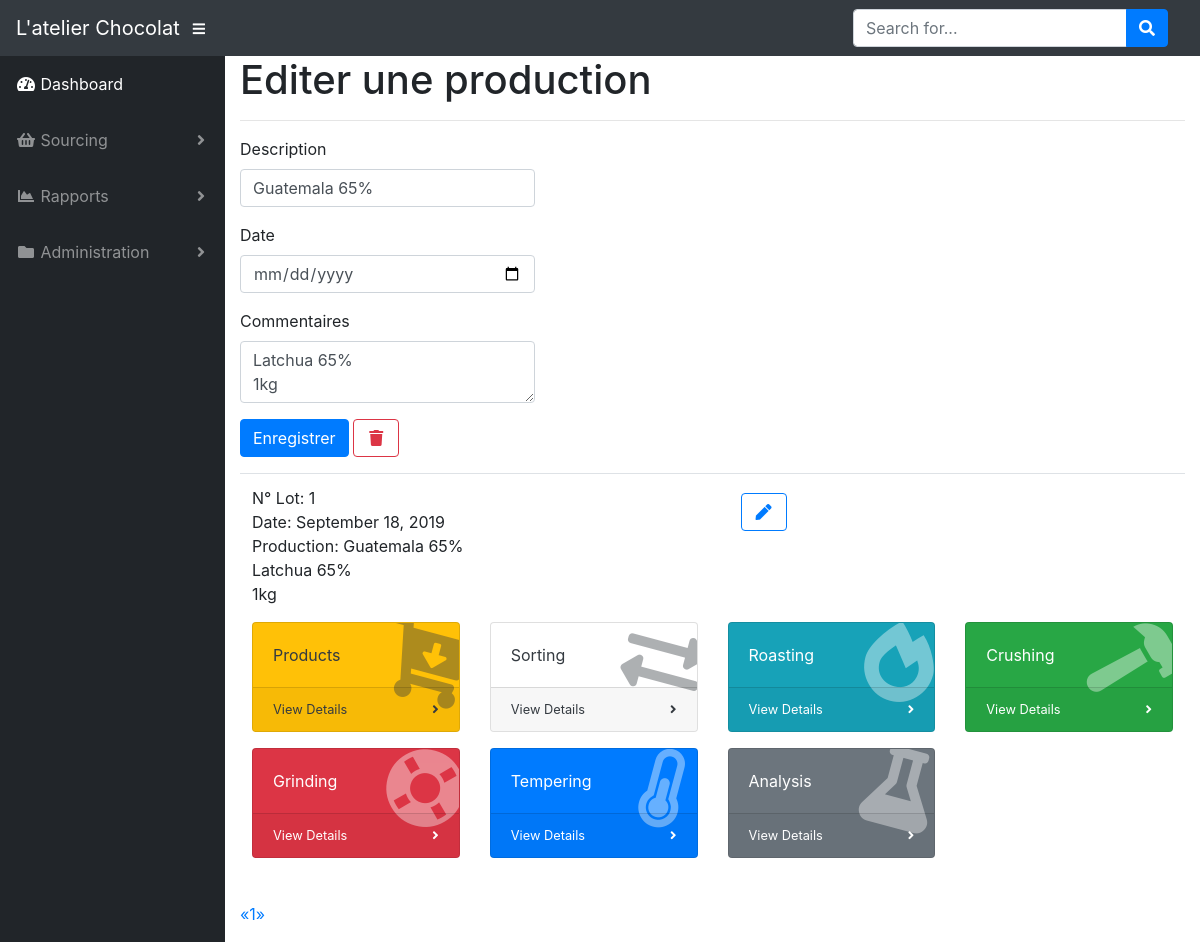
Page /edit_production/1 (signed in) on the earlier database version.
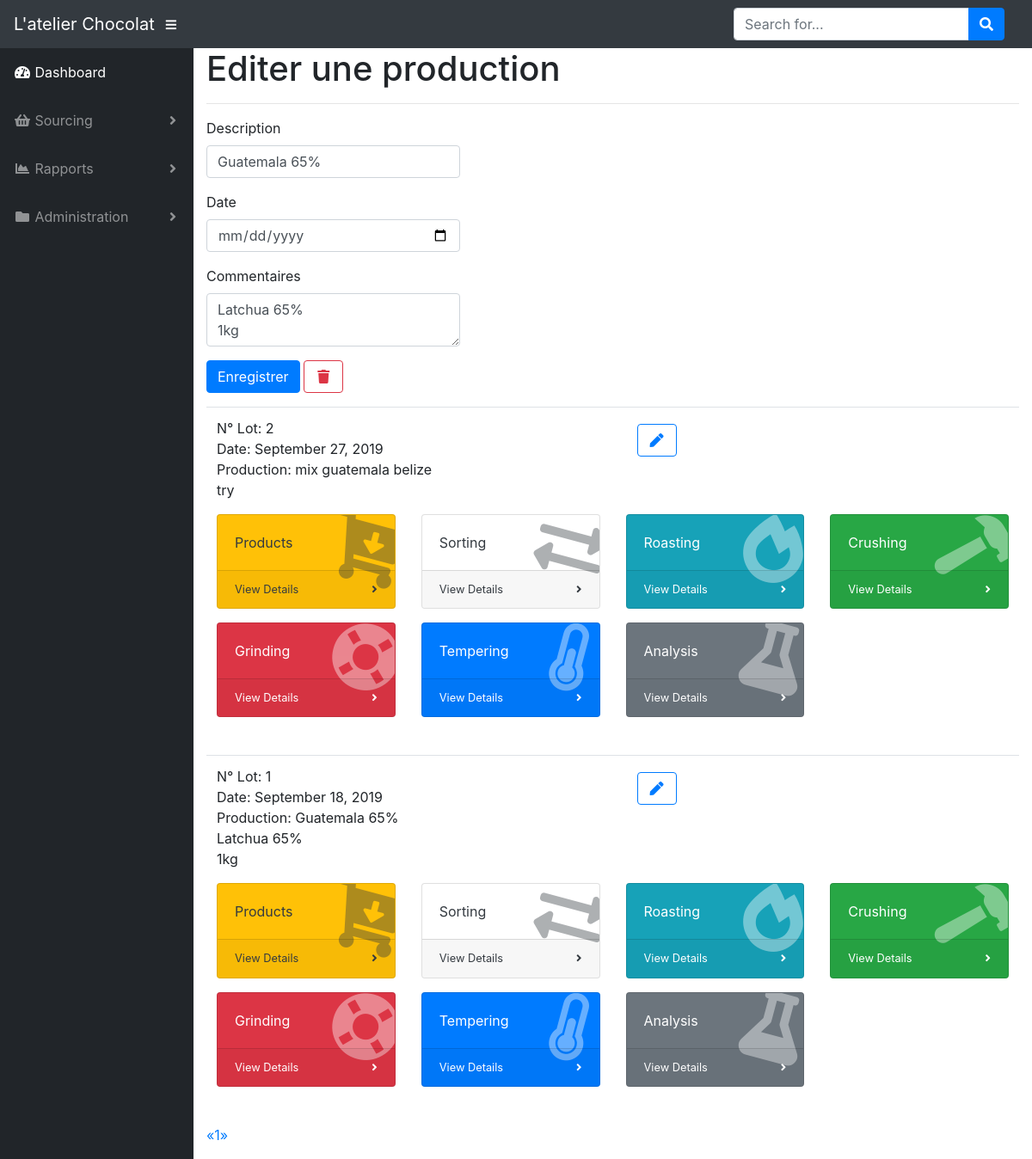
Same page on the later database version.
### app/models.py (models this page shows, shortened)
class Production(db.Model):
    id = db.Column(db.Integer, primary_key=True)
    date = db.Column(db.Date, index=True)
    name = db.Column(db.String(64), index=True)
    comment = db.Column(db.Text())
    timestamp = db.Column(db.DateTime, index=True, default=datetime.utcnow)
    user_id = db.Column(db.Integer, db.ForeignKey('user.id'))
    production_lines = db.relationship('ProductionLine', backref='production_production_line', lazy='dynamic')

### app/productions/routes.py (the view)
@bp.route('/edit_production/<id>', methods=['GET', 'POST'])
@login_required
def edit_production(id):
    production = Production.query.filter_by(id=id).first()
    form = EditProductionForm()
    if form.validate_on_submit():
        production.name = form.name.data
        production.date = form.date.data
        production.comment = form.comment.data
        db.session.add(production)
        db.session.commit()
        flash('Vos modifications ont bien été enregistrées', 'success')
        return redirect(url_for('productions.edit_production', id=id))
    elif request.method == 'GET':
        form.name.data = production.name
        form.date.data = production.date
        form.comment.data = production.comment
    page = request.args.get('page', 1, type=int)
    pagination = current_user.my_productions().paginate(page, current_app.config['PRODUCTIONS_PER_PAGE'], False)
    productions = pagination.items
    return render_template('productions/edit_production.html', title='Editer une Production', form=form,
                           productions=productions, pagination=pagination, id=id)

### app/productions/forms.py
class EditProductionForm(FlaskForm):
    name = StringField('Description', validators=[DataRequired()])
    date = DateField('Date', validators=[DataRequired()], format='%d/%m/%Y', default=datetime.date.today(),
                     id='date_picker')
    comment = TextAreaField('Commentaires', validators=[Length(min=0, max=256)])
    submit = SubmitField('Enregistrer')

### app/models.py (called while the page is built)
@login.user_loader
def load_user(id):
    return User.query.get(int(id))

    def my_productions(self):
        own = Production.query.filter_by(user_id=self.id)
        return own.order_by(Production.id.desc())

### app/templates/productions/edit_production.html (shortened to what this page needs)
{% extends "base.html" %}
{% import 'bootstrap/wtf.html' as wtf %}
{% import "_macros.html" as macros %}
{% block app_content %}
    <h1>Editer une production</h1>
    <hr>
    <table class="table table-hover">
        <tr>
            <div class="row">
                <div class="col-sm-4">
                    <form class="form form-horizontal" method="post" role="form">
                        {{ wtf.form_field(form.name) }}
                        {{ wtf.form_field(form.date) }}
                        {{ wtf.form_field(form.comment) }}
                        {{ wtf.form_field(form.submit, button_map={'submit': 'primary'}) }}
                        <form method="post" action="{{ url_for('productions.delete_production', id=id) }}"><button type="submit" class="btn btn-outline-danger"><i class="fas fa-fw fa-trash"></i></button></form>
                    </form>
                </div>
            </div>
        </tr>
        <tr>
            <div class="col-sm-6">
                <div class="pagination">
                    {% for production in productions %}
                        {% include 'productions/_production.html' %}
                    {% endfor %}
                {{ macros.pagination_widget(pagination, 'productions.edit_production', id=id) }}
                </div>
            </div>
        </tr>
    </table>
{% endblock %}
{% block scripts %}
    {{ super() }}
{% endblock %}

### app/templates/base.html (shortened to what this page needs)
{% extends 'bootstrap/base.html' %}
{% block head %}
  <link href="/static/vendor/fontawesome-free/css/all.min.css" rel="stylesheet" type="text/css">
  <link href="/static/vendor/datatables/dataTables.bootstrap4.css" rel="stylesheet">
  <link href="/static/css/sb-admin.css" rel="stylesheet">
{% endblock %}
{% block navbar %}
 <nav class="navbar navbar-expand navbar-dark bg-dark static-top">
    <a class="navbar-brand mr-1" href="{{ url_for('main.index') }}"><span class="glyphicon glyphicon-home"> L'atelier Chocolat</span></a>
    <button class="btn btn-link btn-sm text-white order-1 order-sm-0" id="sidebarToggle" href="#">
      <i class="fas fa-bars"></i>
    </button>
    <form class="d-none d-md-inline-block form-inline ml-auto mr-0 mr-md-3 my-2 my-md-0">
      <div class="input-group">
        <input type="text" class="form-control" placeholder="Search for..." aria-label="Search" aria-describedby="basic-addon2">
        <div class="input-group-append">
          <button class="btn btn-primary" type="button">
            <i class="fas fa-search"></i>
          </button>
        </div>
      </div>
    </form>
  </nav>
{% endblock %}
{% block content %}
  <div id="wrapper">
    <ul class="sidebar navbar-nav">
      <li class="nav-item active">
        <a class="nav-link" href="{{ url_for('main.index') }}">
          <i class="fas fa-fw fa-tachometer-alt"></i>
          <span>Dashboard</span>
        </a>
      </li>
      {% if current_user.is_anonymous %}
      {% else %}
      <li class="nav-item dropdown">
        <a class="nav-link dropdown-toggle" href="#" id="pagesDropdown" role="button" data-toggle="dropdown" aria-haspopup="true" aria-expanded="false">
          <i class="fas fa-fw fa-shopping-basket"></i>
          <span>Sourcing</span>
        </a>
      </li>
      <li class="nav-item dropdown">
        <a class="nav-link dropdown-toggle" href="#" id="pagesDropdown" role="button" data-toggle="dropdown" aria-haspopup="true" aria-expanded="false">
          <i class="fas fa-fw fa-chart-area"></i>
          <span>Rapports</span>
        </a>
      </li>
      {% endif %}
      <li class="nav-item dropdown">
        <a class="nav-link dropdown-toggle" href="#" id="pagesDropdown" role="button" data-toggle="dropdown" aria-haspopup="true" aria-expanded="false">
          <i class="fas fa-fw fa-folder"></i>
          <span>Administration</span>
        </a>
      </li>
    </ul>
    <div class="container">
        {% block app_content %}{% endblock %}
    </div>
  </div>
{% endblock %}
{% block scripts %}
    <link rel="stylesheet" type="text/css" href="{{ url_for('static', filename='bootstrap-datetimepicker.min.css') }}" />
{% endblock %}

### app/templates/_macros.html
{% macro pagination_widget(pagination, endpoint) %}
<ul class="pagination">
    <li{% if not pagination.has_prev %} class="disabled"{% endif %}>
        <a href="{% if pagination.has_prev %}{{ url_for(endpoint, page=pagination.prev_num, **kwargs) }}{% else %}#{% endif %}">
            &laquo;
        </a>
    </li>
    {% for p in pagination.iter_pages() %}
        {% if p %}
            {% if p == pagination.page %}
            <li class="active">
                <a href="{{ url_for(endpoint, page = p, **kwargs) }}">{{ p }}</a>
            </li>
            {% else %}
            <li>
                <a href="{{ url_for(endpoint, page = p, **kwargs) }}">{{ p }}</a>
            </li>
            {% endif %}
        {% else %}
        <li class="disabled"><a href="#">&hellip;</a></li>
        {% endif %}
    {% endfor %}
    <li{% if not pagination.has_next %} class="disabled"{% endif %}>
        <a href="{% if pagination.has_next %}{{ url_for(endpoint, page=pagination.next_num, **kwargs) }}{% else %}#{% endif %}">
            &raquo;
        </a>
    </li>
</ul>
{% endmacro %}

### app/templates/productions/_production.html
<table class="table table-hover">
    <tr>
        <td>
            <div class="row">
                <div class="col-sm-6">
                    <p>N° Lot: {{ production.id }}<br>
                    Date: {{ moment(production.date).format('LL') }}<br>
                    Production: {{ production.name }}<br>
                    {% autoescape false %}
                    {{ production.comment | replace("\n", "<br/>") }}<br>
                    {% endautoescape %}</p>
                </div>
                <div class="col-sm-2">
                    <div class="btn btn-group">
                        <a href="{{ url_for('productions.edit_production', id=production.id) }}"><button class="btn btn-outline-primary"><i class="fas fa-fw fa-pen"></i></button></a>
                    </div>
                </div>
            </div>
            <div class="row">
            <div class="col-xl-3 col-sm-6 mb-3">
            <div class="card text-dark bg-warning o-hidden h-100">
              <div class="card-body">
                <div class="card-body-icon">
                  <i class="fas fa-fw fa-cart-arrow-down"></i>
                </div>
                <div class="mr-5">Products</div>
              </div>
              <a class="card-footer text-dark clearfix small z-1" href="#">
                <span class="float-left">View Details</span>
                <span class="float-right">
                  <i class="fas fa-angle-right"></i>
                </span>
              </a>
            </div>
            </div>
            <div class="col-xl-3 col-sm-6 mb-3">
            <div class="card text-dark bg-white o-hidden h-100">
              <div class="card-body">
                <div class="card-body-icon">
                  <i class="fas fa-fw fa-exchange-alt"></i>
                </div>
                <div class="mr-5">Sorting</div>
              </div>
              <a class="card-footer text-dark clearfix small z-1" href="#">
                <span class="float-left">View Details</span>
                <span class="float-right">
                  <i class="fas fa-angle-right"></i>
                </span>
              </a>
            </div>
            </div>
            <div class="col-xl-3 col-sm-6 mb-3">
            <div class="card text-white bg-info o-hidden h-100">
              <div class="card-body">
                <div class="card-body-icon">
                  <i class="fas fa-fw fa-fire-alt"></i>
                </div>
                <div class="mr-5">Roasting</div>
              </div>
              <a class="card-footer text-white clearfix small z-1" href="#">
                <span class="float-left">View Details</span>
                <span class="float-right">
                  <i class="fas fa-angle-right"></i>
                </span>
              </a>
            </div>
            </div>
            <div class="col-xl-3 col-sm-6 mb-3">
            <div class="card text-white bg-success o-hidden h-100">
              <div class="card-body">
                <div class="card-body-icon">
                  <i class="fas fa-fw fa-hammer"></i>
                </div>
                <div class="mr-5">Crushing</div>
              </div>
              <a class="card-footer text-white clearfix small z-1" href="#">
                <span class="float-left">View Details</span>
                <span class="float-right">
                  <i class="fas fa-angle-right"></i>
                </span>
              </a>
            </div>
            </div>
            </div>
            <div class="row">
            <div class="col-xl-3 col-sm-6 mb-3">
            <div class="card text-white bg-danger o-hidden h-100">
              <div class="card-body">
                <div class="card-body-icon">
                  <i class="fas fa-fw fa-life-ring"></i>
                </div>
                <div class="mr-5">Grinding</div>
              </div>
              <a class="card-footer text-white clearfix small z-1" href="#">
                <span class="float-left">View Details</span>
                <span class="float-right">
                  <i class="fas fa-angle-right"></i>
                </span>
              </a>
            </div>
            </div>
            <div class="col-xl-3 col-sm-6 mb-3">
            <div class="card text-white bg-primary o-hidden h-100">
              <div class="card-body">
                <div class="card-body-icon">
                  <i class="fas fa-fw fa-thermometer-half"></i>
                </div>
                <div class="mr-5">Tempering</div>
              </div>
              <a class="card-footer text-white clearfix small z-1" href="#">
                <span class="float-left">View Details</span>
                <span class="float-right">
                  <i class="fas fa-angle-right"></i>
                </span>
              </a>
            </div>
            </div>
            <div class="col-xl-3 col-sm-6 mb-3">
            <div class="card text-white bg-secondary o-hidden h-100">
              <div class="card-body">
                <div class="card-body-icon">
                  <i class="fas fa-fw fa-flask"></i>
                </div>
                <div class="mr-5">Analysis</div>
              </div>
              <a class="card-footer text-white clearfix small z-1" href="#">
                <span class="float-left">View Details</span>
                <span class="float-right">
                  <i class="fas fa-angle-right"></i>
                </span>
              </a>
            </div>
            </div>
            </div>
        </td>
    </tr>
</table>

Differences in the rows shown:
added Production: id "2", date "September 27, 2019", name "mix guatemala belize", comment "try"
